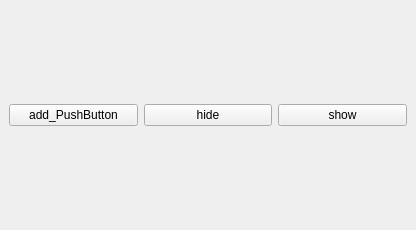
<?xml version="1.0" encoding="UTF-8"?>
<ui version="4.0">
 <class>MainWindow</class>
 <widget class="QMainWindow" name="MainWindow">
  <property name="geometry">
   <rect>
    <x>0</x>
    <y>0</y>
    <width>416</width>
    <height>230</height>
   </rect>
  </property>
  <property name="windowTitle">
   <string>MainWindow</string>
  </property>
  <widget class="QWidget" name="centralwidget">
   <layout class="QVBoxLayout" name="verticalLayout">
    <item>
     <layout class="QHBoxLayout" name="horizontalLayout">
      <item>
       <widget class="QPushButton" name="pushButton">
        <property name="text">
         <string>add_PushButton</string>
        </property>
       </widget>
      </item>
      <item>
       <widget class="QPushButton" name="pushButton_2">
        <property name="text">
         <string>hide</string>
        </property>
       </widget>
      </item>
      <item>
       <widget class="QPushButton" name="pushButton_3">
        <property name="text">
         <string>show</string>
        </property>
       </widget>
      </item>
     </layout>
    </item>
    <item>
     <layout class="QGridLayout" name="gridLayout"/>
    </item>
   </layout>
  </widget>
 </widget>
 <resources/>
 <connections/>
</ui>
